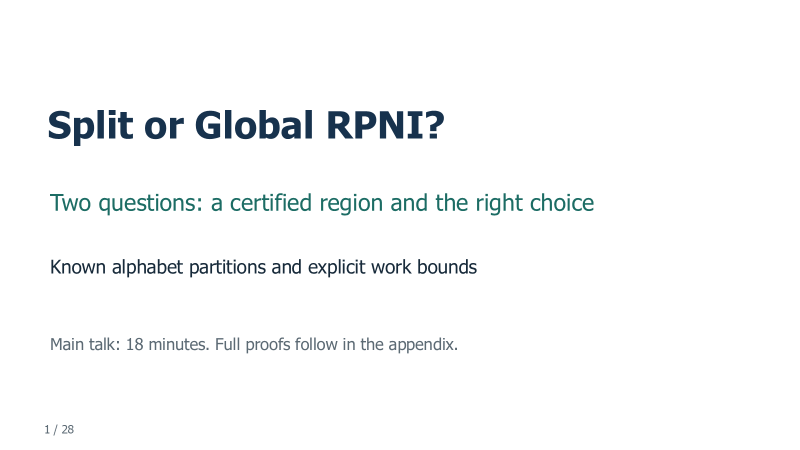
#> input picture .build/defense/render-v6/slide-01.png, 1600 x 900 px (shown at 1/2 size); its folder holds only this picture in this run
$ python qa_v6.py
#> lines starting #> are read from the running program, lines starting #| are printed output that depends on the picture
from PIL import Image,ImageDraw,ImageChops
from pathlib import Path
root=Path(__file__).parent
for page in range(4):
    canvas=Image.new('RGB',(1000,620),'#dddddd')
#> canvas: PIL image 1000x620 RGB; every value is 221
    draw=ImageDraw.Draw(canvas)
    for j in range(8):
        i=page*8+j+1
        if i>28:break
        im=Image.open(root/'render-v6'/f'slide-{i:02}.png').convert('RGB');im.thumbnail((490,270))
#> further down, im is the input picture: PIL image 1600x900 RGB; mean R, G, B 248.1, 249.2, 249.7
#> after `im.thumbnail((490, 270))`:
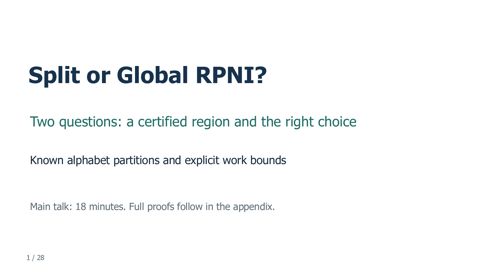
#> im: PIL image 480x270 RGB; mean R, G, B 247.9, 249.1, 249.5
        x=(j%2)*500;y=(j//2)*155
        # Thumbnails are for QA only, never used as slide content.
        im.thumbnail((265,149));canvas.paste(im,(x,y));draw.text((x+275,y+20),str(i),fill='black')
#> after `im.thumbnail((265, 149))`:
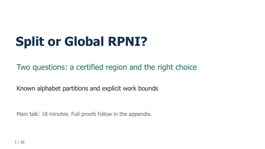
#> im: PIL image 265x149 RGB; mean R, G, B 247.8, 249, 249.4
#> after `canvas.paste(im, (x, y))`:
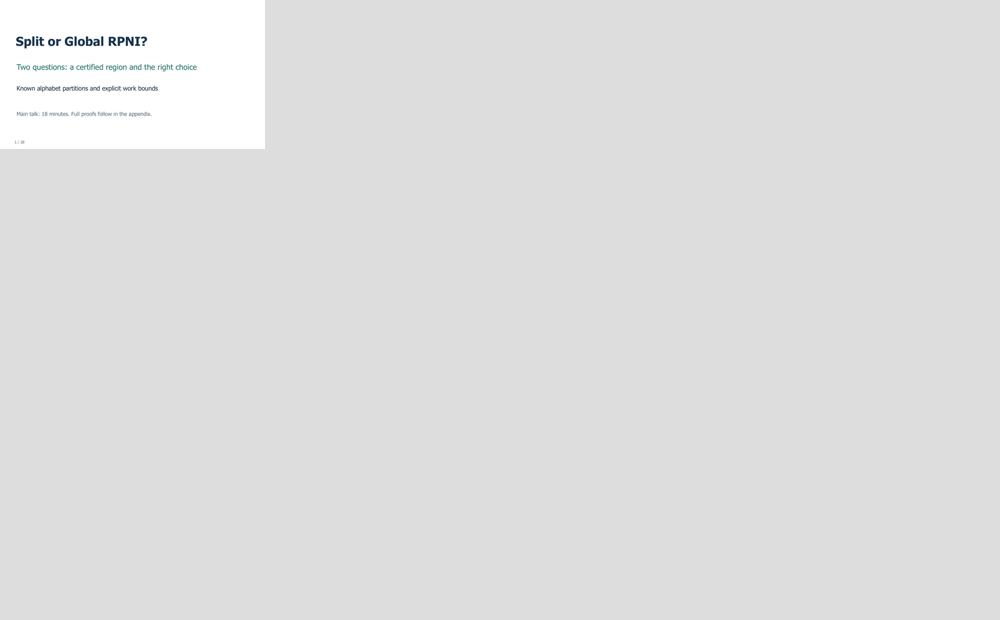
#> canvas: PIL image 1000x620 RGB; mean R, G, B 222.7, 222.8, 222.8
#> (the run stopped early here; a loop or call above may not have finished)
